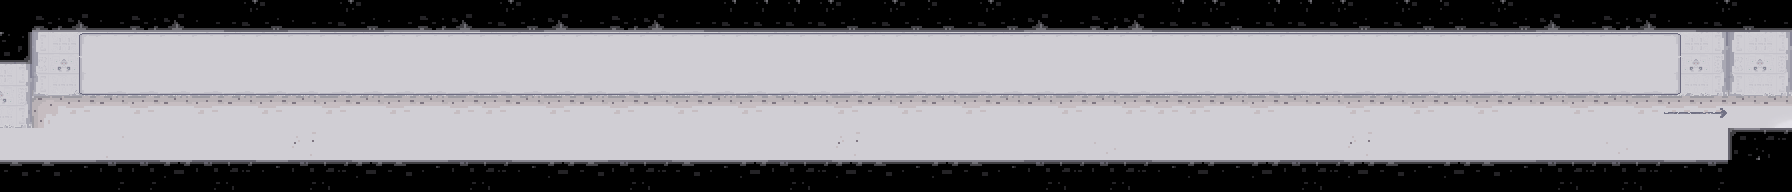

This game map was drawn from its Tiled (.tmx) file and the tilesets committed beside it. A one-line description and the full map source follow:
An orthogonal 56x6 tile map with 32x32 px tiles, 4 tile layers (Test, Grundebene, PuzzleTextures, Wand), 2 tilesets and 7 objects (doorBottom, StartMusic, spawnUpperDoor).

<map version="1.0.0" orientation="orthogonal" renderorder="right-down" width="56" height="6" tilewidth="32" tileheight="32" nextobjectid="132">
 <tileset firstgid="1" source="finalTileset.tsx" />
 <tileset firstgid="257" source="tryandcatch.tsx" />
 <layer name="Test" width="56" height="6">
  <data encoding="csv">
0,0,0,0,0,0,0,0,0,0,0,0,0,0,0,0,0,0,0,0,0,0,0,0,0,0,0,0,0,0,0,0,0,0,0,0,0,0,0,0,0,0,0,0,0,0,0,0,0,0,0,0,0,0,0,0,
0,0,0,0,0,0,0,0,0,0,0,0,0,0,0,0,0,0,0,0,0,0,0,0,0,0,0,0,0,0,0,0,0,0,0,0,0,0,0,0,0,0,0,0,0,0,0,0,0,0,0,0,0,0,0,0,
0,0,0,0,0,0,0,0,0,0,0,0,0,0,0,0,0,0,0,0,0,0,0,0,0,0,0,0,0,0,0,0,0,0,0,0,0,0,0,0,0,0,0,0,0,0,0,0,0,0,0,0,0,0,0,0,
0,0,0,0,0,0,0,0,0,0,0,0,0,0,0,0,0,0,0,0,0,0,0,0,0,0,0,0,0,0,0,0,0,0,0,0,0,0,0,0,0,0,0,0,0,0,0,0,0,0,0,0,0,0,0,0,
0,0,0,0,0,0,0,0,0,0,0,0,0,0,0,0,0,0,0,0,0,0,0,0,0,0,0,0,0,0,0,0,0,0,0,0,0,0,0,0,0,0,0,0,0,0,0,0,0,0,0,0,0,0,0,0,
0,0,0,0,0,0,0,0,0,0,0,0,0,0,0,0,0,0,0,0,0,0,0,0,0,0,0,0,0,0,0,0,0,0,0,0,0,0,0,0,0,0,0,0,0,0,0,0,0,0,0,0,0,0,0,0
</data>
 </layer>
 <layer name="Grundebene" width="56" height="6">
  <data encoding="csv">
33,33,33,33,33,33,33,33,33,33,33,33,33,33,33,33,33,33,33,33,33,33,33,33,33,33,33,33,33,33,33,33,33,33,33,33,0,0,0,0,0,0,0,0,0,0,0,0,0,0,0,0,33,33,33,33,
33,65,66,67,68,69,66,67,68,69,66,67,68,69,66,67,68,69,66,67,68,69,66,67,68,69,66,67,68,69,66,67,68,66,67,68,69,69,66,67,68,69,66,67,68,69,66,67,68,66,67,68,69,70,65,70,
70,81,82,83,84,85,82,83,84,85,82,83,84,85,82,83,84,85,82,83,84,85,82,83,84,85,82,83,84,85,82,83,84,82,83,84,85,85,82,83,84,85,82,83,84,85,82,83,84,82,83,84,85,86,81,86,
86,34,40,41,40,41,40,41,40,41,40,41,40,41,40,40,41,40,41,40,41,40,41,40,41,41,40,41,40,41,40,41,41,40,41,40,40,40,41,40,41,41,40,41,40,41,40,41,41,40,41,40,40,40,41,41,
33,33,33,43,33,33,33,33,33,44,33,33,33,33,33,33,33,33,33,33,33,33,33,33,33,33,44,33,33,33,33,33,33,33,42,33,33,33,33,33,33,33,44,33,33,33,33,33,33,33,42,33,33,33,33,33,
33,33,33,33,33,33,33,33,33,33,33,33,33,33,33,33,33,33,33,33,33,33,33,33,33,33,33,33,33,33,33,33,33,33,33,33,0,0,0,0,0,0,0,0,0,0,0,0,0,0,0,0,33,33,33,33
</data>
 </layer>
 <layer name="PuzzleTextures" width="56" height="6">
  <data encoding="csv">
0,0,0,0,0,0,0,0,0,0,0,0,0,0,0,0,0,0,0,0,0,0,0,0,0,0,0,0,0,0,0,0,0,0,0,0,0,0,0,0,0,0,0,0,0,0,0,0,0,0,0,0,0,0,0,0,
0,0,107,108,108,108,108,108,108,108,108,108,108,108,108,108,108,108,108,108,108,108,108,108,108,108,108,108,108,108,108,108,108,108,108,108,108,108,108,108,108,108,108,108,108,108,108,108,108,108,108,108,109,0,0,0,
0,0,123,124,124,124,124,124,124,124,124,124,124,124,124,124,124,124,124,124,124,124,124,124,124,124,124,124,124,124,124,124,124,124,124,124,124,124,124,124,124,124,124,124,124,124,124,124,124,124,124,124,125,0,0,0,
0,0,0,0,0,0,0,0,0,0,0,0,0,0,0,0,0,0,0,0,0,0,0,0,0,0,0,0,0,0,0,0,0,0,0,0,0,0,0,0,0,0,0,0,0,0,0,0,0,0,0,0,141,142,0,113,
0,0,0,0,0,0,0,0,0,0,0,0,0,0,0,0,0,0,0,0,0,0,0,0,0,0,0,0,0,0,0,0,0,0,0,0,0,0,0,0,0,0,0,0,0,0,0,0,0,0,0,0,0,0,0,0,
0,0,0,0,0,0,0,0,0,0,0,0,0,0,0,0,0,0,0,0,0,0,0,0,0,0,0,0,0,0,0,0,0,0,0,0,0,0,0,0,0,0,0,0,0,0,0,0,0,0,0,0,0,0,0,0
</data>
 </layer>
 <layer name="Wand" width="56" height="6">
  <data encoding="csv">
1,20,21,22,20,21,22,8,9,22,8,9,22,20,21,8,9,21,22,20,21,22,8,8,8,8,9,8,9,9,8,9,21,22,20,21,8,8,9,8,8,8,9,8,9,9,8,9,21,22,20,21,22,8,9,22,
96,0,0,0,0,0,0,0,0,0,0,0,0,0,0,0,0,0,0,0,0,0,0,0,0,0,0,0,0,0,0,0,0,0,0,0,0,0,0,0,0,0,0,0,0,0,0,0,0,0,0,0,0,0,0,0,
0,0,0,0,0,0,0,0,0,0,0,0,0,0,0,0,0,0,0,0,0,0,0,0,0,0,0,0,0,0,0,0,0,0,0,0,0,0,0,0,0,0,0,0,0,0,0,0,0,0,0,0,0,0,0,0,
0,0,0,0,0,0,0,0,0,0,0,0,0,0,0,0,0,0,0,0,0,0,0,0,0,0,0,0,0,0,0,0,0,0,0,0,0,0,0,0,0,0,0,0,0,0,0,0,0,0,0,0,0,0,0,0,
0,0,0,0,0,0,0,0,0,0,0,0,0,0,0,0,0,0,0,0,0,0,0,0,0,0,0,0,0,0,0,0,0,0,0,0,0,0,0,0,0,0,0,0,0,0,0,0,0,0,0,0,0,0,79,11,
18,18,19,10,10,17,10,11,19,10,11,17,18,19,10,11,19,17,18,10,11,18,19,17,10,11,17,18,19,17,18,19,10,11,10,11,19,17,19,17,10,11,17,18,19,17,18,19,10,11,10,11,19,10,1,1
</data>
 </layer>
 <objectgroup name="InteractiveObjects" />
 <objectgroup name="Sensor">
  <object id="87" name="doorBottom" x="1784.48" y="79.2123" width="2.2955" height="41.75" />
  <object id="119" name="StartMusic" x="15" y="125.5" width="32" height="30.5" />
 </objectgroup>
 <objectgroup name="PlayerSpawnpoints">
  <object id="91" name="spawnUpperDoor" x="24.402" y="136.394" width="4.18182" height="4" />
 </objectgroup>
 <objectgroup name="Collectibles" />
 <objectgroup name="StaticCollisions">
  <object id="116" x="0" y="0">
   <polyline points="0,0 1700.97,0 1700.97,64 1790.5,64 1790.5,128 1790.5,160 1700.97,160 1700.97,192 0,192 0,0" />
  </object>
  <object id="122" x="1728.5" y="158.5">
   <polyline points="0,0 0.5,-18.5 62.5,-19" />
  </object>
  <object id="130" x="0" y="160">
   <polyline points="0,0 1696,0" />
  </object>
  <object id="131" x="0.25" y="89">
   <polyline points="0,0 31.75,0 32,-30.25 1700,-31.75" />
  </object>
 </objectgroup>
</map>
